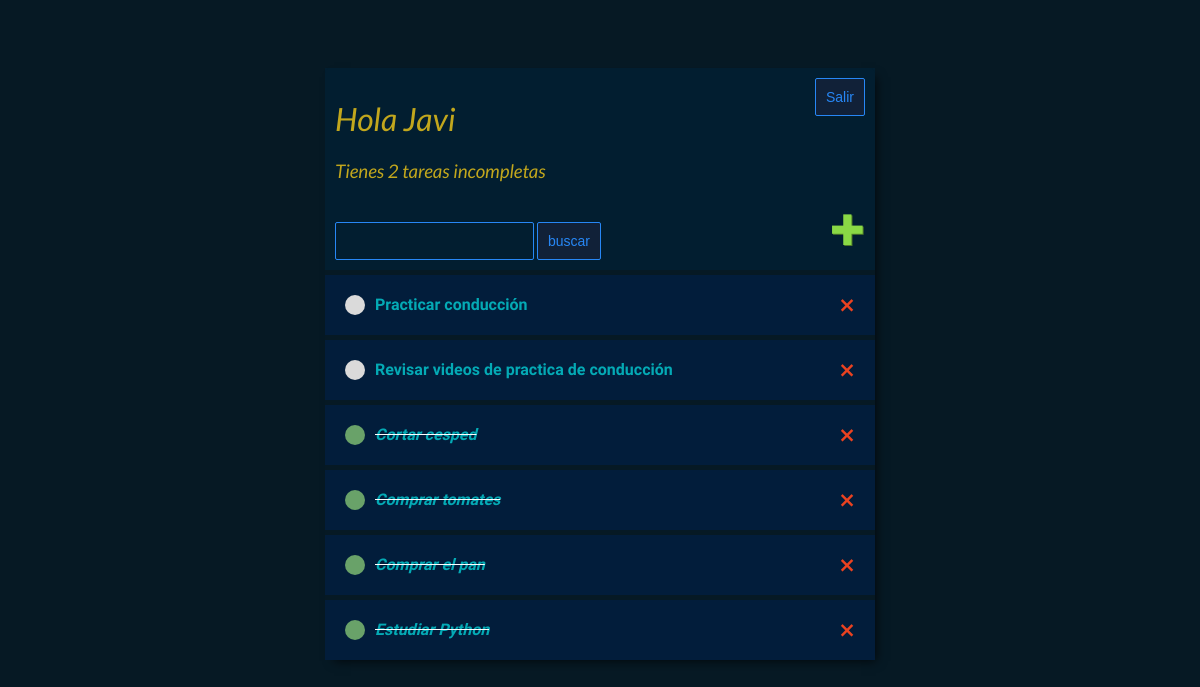
The app's page / (signed in) with its own data.
### base/models.py (models this page shows)
class Tarea(models.Model):
    usuario = models.ForeignKey(User, on_delete = models.CASCADE, null = True, blank = True)
    titulo = models.CharField(max_length = 200)
    descripcion = models.TextField(null = True, blank = True)
    completo = models.BooleanField(default = False)
    creado = models.DateTimeField(auto_now_add = True)
    def __str__(self):
        return self.titulo
    class Meta:
        ordering = ["completo"]

### base/views.py (the view)
# urls.py: urlpatterns = [path('', ListaPendientes.as_view(), name = "tareas"),
class ListaPendientes(LoginRequiredMixin, ListView):
    model = Tarea
    context_object_name = "tareas"
    def get_context_data(self, **kwargs):
        context = super().get_context_data(**kwargs)
        context['tareas'] = context['tareas'].filter(usuario = self.request.user)
        context['count'] = context['tareas'].filter(completo = False).count()
        valor_buscado = self.request.GET.get('area-buscar') or ""
        if valor_buscado:
            context['tareas'] = context['tareas'].filter(titulo__icontains = valor_buscado)
        context['valor_buscado'] = valor_buscado
        return context

### base/templates/base/tarea_list.html (shortened to what this page needs)
{% extends 'base/principal.html' %}
{% block content %}
<div class="barra-superior">
    <div>
        <h1>Hola {{request.user|title}}</h1>
        <h3 style="margin:0">Tienes <i>{{count}}</i> tarea{{count|pluralize}} incompleta{{count|pluralize}}</h3>
    </div>
    {% if request.user.is_authenticated %}
    <form method="post" action="{% url 'logout' %}">
        <button class="boton" type="submit">Salir</button>
    </form>
    {% else %}
    <a href="{% url 'login' %}">Ingresar</a>
    {% endif %}
</div>
<div id="envoltorio-agregar-buscar">
    <form method = "GET" style="margin-top: 20px; display: flex;">
        <input type = "text" name = "area-buscar" value = "{{valor_buscado}}">
        <input class="boton" type = "submit" value = "buscar">
    </form>
    <a id="enlace-agregar" href="{% url 'crear-tarea' %}">&#x271A;</a>
</div>
<div class="envoltorio-items-tarea">
    {% for tarea in tareas %}
    <div class="envoltorio-tarea">
        {% if tarea.completo %}
        <div class="titulo-tarea">
            <div class="icono-tarea-completa"></div>
            <i><s><a href="{% url 'editar-tarea' tarea.id %}">{{tarea}}</a></s></i>
        </div>
        <a class="enlace-eliminar" href="{% url 'eliminar-tarea' tarea.id %}">&#x2A2F;</a>
        {% else %}
        <div class="titulo-tarea">
            <div class="icono-tarea-incompleta"></div>
            <a href="{% url 'editar-tarea' tarea.id %}">{{tarea}}</a>
        </div>
        <a class="enlace-eliminar" href="{% url 'eliminar-tarea' tarea.id %}">&#x2A2F;</a>
        {% endif %}
    </div>
    {% empty %}
    <h3>No hay elementos en esta lista</h3>
    {% endfor %}
</div>
{% endblock content %}

### base/templates/base/principal.html (shortened to what this page needs)
<!DOCTYPE html>
<html lang="es">
<head>
</head>
<body>
  <div class="container">
    {% block content %}
    {% endblock content %}
  </div>
</body>
</html>

### base/templates/base/principal.html (style rules this page uses)
body { background-color: #061924; font-family: "Abel", sans-serif; font-weight: 400; font-style: normal; padding-top: 60px; }
.container { max-width: 550px; margin: auto; background-color: #021E30; -webkit-box-shadow: 5px 5px 10px -4px rgba(0, 0, 0, 0.71); box-shadow: 5px 5px 10px -4px rgba(0, 0, 0, 0.71); color: #ffffff; }
h1, h2, h3, h4, h5, h6 { font-family: "Lato", sans-serif; font-weight: 400; font-style: italic; }
.barra-superior { display: flex; justify-content: space-between; color: #C2A71D; padding: 10px; border-radius: 5px 5px 0 0; background-color: #021E30; }
a, p { color: #ffffff; }
.envoltorio-tarea { display: flex; align-items: center; justify-content: space-between; padding: 20px; background-color: #021D3B; border-top: 5px solid #061924; }
.titulo-tarea { display: flex; }
.titulo-tarea a { text-decoration: none; color: #04AAB5; margin-left: 10px; font-weight: bold; }
.icono-tarea-completa { height: 20px; width: 20px; background-color: #69A269; border-radius: 25px; }
.icono-tarea-incompleta { height: 20px; width: 20px; background-color: #DADADA; border-radius: 25px; }
.enlace-eliminar { text-decoration: none; font-weight: 900; color: #EA4220; font-size: 20px; line-height: 0; }
#envoltorio-agregar-buscar { display: flex; justify-content: space-between; align-items: center; padding: 10px; }
#enlace-agregar { color: #8AD945; text-decoration: none; font-size: 42px; text-shadow: 1px 1px #4E7A27; }
input[type=text], input[type=password], textarea { border: 1px solid #2787F5; border-radius: 2px; padding: 10px; width: 90%; background-color: #021E30; color: #FFFFFF; }
.boton { border: 1px solid #2787F5; background-color: #112138; color: #2787F5; padding: 10px; font-size: 14px; border-radius: 2px; cursor: pointer; text-decoration: none; margin-left: 3px; }

### records on screen
Tarea: titulo "Practicar conducción"
Tarea: titulo "Revisar videos de practica de conducción"
Tarea: titulo "Cortar cesped"
Tarea: titulo "Comprar tomates"
Tarea: titulo "Comprar el pan"
Tarea: titulo "Estudiar Python"

### other values on screen
{{ request.user|title }} "Javi"
{{ count }} "2"
